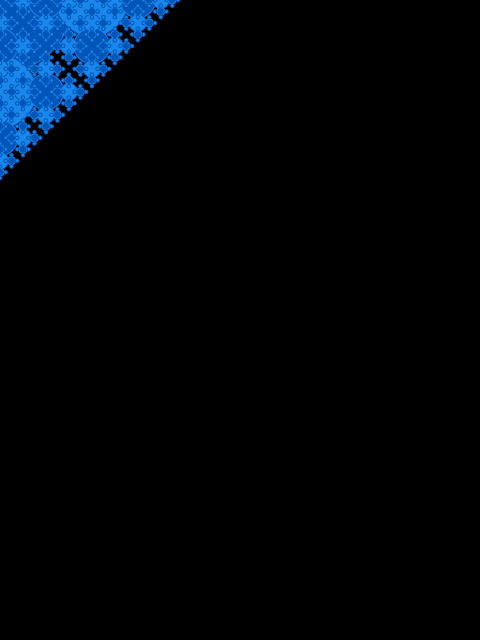
Frame 1 (no input)
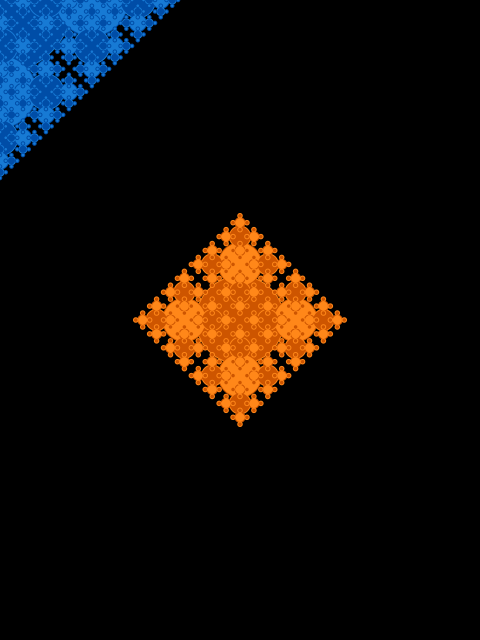
Frame 2 (the mouse pressed at the canvas centre, redrawn once)

The Processing sketch that drew these frames (run headless with seeded random() and noise(); the mouse was pressed at the canvas centre and the sketch redrawn once):

// Processing sketch: Recursion4
// ── Recursion4.pde
int i = 0;
color c;
float sc = 1.0, sl = 1.25;

void setup()
{ 
  size(480, 640); noStroke(); background(0); noLoop();
  if (sc > 1) sc = 1;
}

void draw()
{ 
  fill(0, 0, 0, 25); rect(0, 0, width, height);
  switch (i = (i + 1) % 3)
  { case 0: c = color(175, 0, 30); break;
    case 1: c = color(0, 110, 210); break;
    case 2: c = color(230, 110, 0); break;
  }
  sCircle(mouseX, mouseY, random(50, 200), 25);
}

void mouseReleased() { redraw(); }

void sCircle(float x, float y, float r, int m)
{
  if (r < 3) return;          
  fill(red(c) + m, green(c) + m, blue(c) + m); ellipse(x, y, r, r);
  fill(red(c) - m, green(c) - m, blue(c) - m); ellipse(x, y, r - 2, r - 2);
  r *= 0.5; m = -m;
  sCircle(x + sl * r, y, r * sc, m); sCircle(x - sl * r, y, r * sc, m);
  sCircle(x, y - sl * r, r * sc, m); sCircle(x, y + sl * r, r * sc, m);
}
